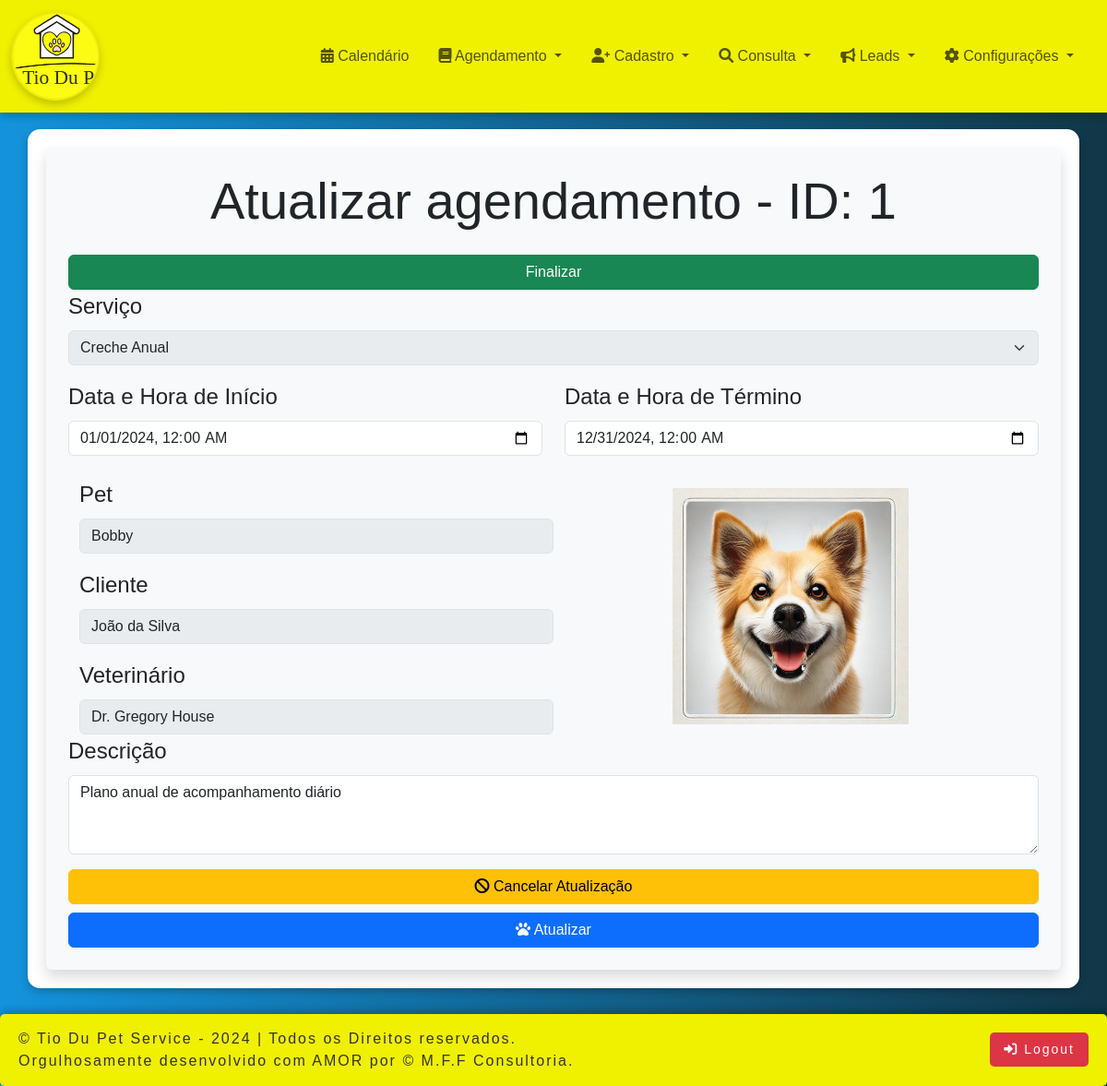
/office/calendar_atualizar_agenda.php?id_evento=1 (signed in), run on the app's committed database.
### tables this page shows
CREATE TABLE `agendamento` (
  `id_evento` int(11) NOT NULL,
  `pet_id` int(11) NOT NULL,
  `cliente_id` int(11) NOT NULL,
  `veterinario_id` int(11) DEFAULT NULL,
  `servico_id` int(11) NOT NULL,
  `titulo` varchar(255) NOT NULL,
  `descricao` text DEFAULT NULL,
  `localizacao` varchar(255) DEFAULT NULL,
  `data_inicio` datetime NOT NULL,
  `data_fim` datetime NOT NULL,
  `dia_completo` tinyint(1) DEFAULT 0,
  `status` varchar(50) DEFAULT 'Agendado',
  `data_criacao` timestamp NOT NULL DEFAULT current_timestamp(),
  `data_atualizacao` timestamp NOT NULL DEFAULT current_timestamp() ON UPDATE current_timestamp()
);

CREATE TABLE `servico` (
  `id` int(10) NOT NULL,
  `servico` varchar(50) NOT NULL,
  `tipo` varchar(50) NOT NULL,
  `preco` decimal(10,2) NOT NULL
);

CREATE TABLE `pet` (
  `id` int(11) NOT NULL,
  `cliente_id` int(11) NOT NULL,
  `veterinario_id` int(11) NOT NULL,
  `foto_pet` varchar(255) DEFAULT NULL,
  `nome` varchar(50) NOT NULL,
  `sexo` varchar(50) NOT NULL,
  `especie` varchar(30) NOT NULL,
  `raca` varchar(50) DEFAULT NULL,
  `cor` varchar(50) DEFAULT NULL,
  `idade` int(11) DEFAULT NULL,
  `porte` varchar(20) DEFAULT NULL,
  `rga` varchar(50) DEFAULT NULL
);

CREATE TABLE `cliente` (
  `id` int(11) NOT NULL,
  `nome` varchar(100) NOT NULL,
  `cpf` varchar(14) NOT NULL,
  `telefone` varchar(15) NOT NULL,
  `email` varchar(100) NOT NULL,
  `endereco` varchar(100) DEFAULT NULL,
  `numero` varchar(10) DEFAULT NULL,
  `complemento` varchar(20) DEFAULT NULL,
  `bairro` varchar(50) NOT NULL,
  `cep` varchar(10) NOT NULL,
  `cidade` varchar(50) NOT NULL,
  `estado` varchar(2) NOT NULL
);

CREATE TABLE `veterinario` (
  `id` int(10) NOT NULL,
  `nome` varchar(100) NOT NULL,
  `telefone` varchar(15) NOT NULL,
  `email` varchar(100) NOT NULL,
  `endereco` varchar(100) DEFAULT NULL,
  `numero` varchar(10) DEFAULT NULL,
  `complemento` varchar(20) DEFAULT NULL,
  `bairro` varchar(50) NOT NULL,
  `cep` varchar(10) NOT NULL,
  `cidade` varchar(50) NOT NULL,
  `estado` varchar(2) NOT NULL
);

### office/calendar_atualizar_agenda.php (the view, shortened to what this page needs)
<?php
include 'office_header.php';
include 'conexaoAction.php';
$id_evento = $_GET['id_evento'] ?? null;
if ($id_evento) {
    $stmt = $conexao->prepare("SELECT * FROM agendamento WHERE id_evento = ?");
    $stmt->bind_param("i", $id_evento);
    $stmt->execute();
    $result = $stmt->get_result();
    $agendamento = $result->fetch_assoc();
} else {
    die("ID de agendamento não fornecido.");
}
$servico_result = $conexao->query("SELECT id, servico FROM servico");
$stmtPet = $conexao->prepare("SELECT nome, foto_pet FROM pet WHERE id = ?");
$stmtPet->bind_param("i", $agendamento['pet_id']);
$stmtPet->execute();
$resultPet = $stmtPet->get_result();
$pet = $resultPet->fetch_assoc();
$stmtCliente = $conexao->prepare("SELECT nome FROM cliente WHERE id = ?");
$stmtCliente->bind_param("i", $agendamento['cliente_id']);
$stmtCliente->execute();
$resultCliente = $stmtCliente->get_result();
$cliente = $resultCliente->fetch_assoc();
$stmtVeterinario = $conexao->prepare("SELECT nome FROM veterinario WHERE id = ?");
$stmtVeterinario->bind_param("i", $agendamento['veterinario_id']);
$stmtVeterinario->execute();
$resultVeterinario = $stmtVeterinario->get_result();
$veterinario = $resultVeterinario->fetch_assoc();
?>
<head>
</head>
<body>
<div class="container-centered container d-flex justify-content-center align-items-center">
    <div class="form-container col-md-8 bg-light p-4 rounded shadow">
        <h1 class="text-center mb-4 display-4">Atualizar agendamento - ID: <?php echo $id_evento; ?></h1>
         <button id="calendarFinalizarButton" class="col-md-12 btn btn-success finalizar-btn" data-id="<?= $id_evento ?>">Finalizar</button>
        <form id="calendarAtualizarForm">
                    <div class="mb-3">
                        <label for="servico" class="form-label">Serviço</label>
                        <select class="form-select" id="servico" name="servico_id" required disabled>
                            <?php while ($servico = $servico_result->fetch_assoc()): ?>
                                <option value="<?= $servico['id'] ?>" <?= $agendamento['servico_id'] == $servico['id'] ? 'selected' : '' ?>>
                                    <?= htmlspecialchars($servico['servico']) ?>
                                </option>
                            <?php endwhile; ?>
                        </select>
                    </div>
                    <div class="row mb-3" id="horarioCampos">
                        <div class="col-md-6">
                            <label for="data_inicio" class="form-label">Data e Hora de Início</label>
                            <input type="datetime-local" class="form-control" id="data_inicio" name="data_inicio"
                                value="<?= htmlspecialchars($agendamento['data_inicio']) ?>">
                        </div>
                        <div class="col-md-6">
                            <label for="data_fim" class="form-label">Data e Hora de Término</label>
                            <input type="datetime-local" class="form-control" id="data_fim" name="data_fim"
                                value="<?= htmlspecialchars($agendamento['data_fim']) ?>">
                        </div>
                    </div>
                <div class="container d-flex justify-content-center align-items-center mt-4">
                    <div class="col-md-6">
                        <label for="pet_id" class="form-label">Pet</label>
                        <input class="form-control" id="pet_id" name="pet_id" value="<?= htmlspecialchars($pet['nome']) ?>" disabled>
                        <div class="mt-3">
                            <label for="cliente_id" class="form-label">Cliente</label>
                            <input class="form-control" type="text" id="cliente_id" name="cliente_id" value="<?= htmlspecialchars($cliente['nome']) ?>" disabled>
                        </div>
                        <div class="mt-3">
                            <label for="veterinario_id" class="form-label">Veterinário</label>
                            <input class="form-control" type="text" id="veterinario_id" name="veterinario_id" value="<?= htmlspecialchars($veterinario['nome']) ?>" disabled>
                        </div>
                    </div>
                    <div class="col-md-6 d-flex justify-content-center align-items-center" style="height: 100%;">
                        <div id="petFotoContainer" class="text-center">
                            <?php if (!empty($pet['foto_pet'])): ?>
                                <img src="uploads/<?= htmlspecialchars($pet['foto_pet']) ?>" alt="Foto do Pet" style="max-width: 50%;">
                            <?php else: ?>
                                <p class="text-muted">Sem foto disponível.</p>
                            <?php endif; ?>
                        </div>
                    </div>
                </div>
            <div class="mb-3">
                <label for="descricao" class="form-label">Descrição</label>
                <textarea class="form-control" id="descricao" name="descricao" rows="3"><?= htmlspecialchars($agendamento['descricao']) ?></textarea>
            </div>
            <div class="text-center">
                <a href="calendar_agendamento_listar.php" class="btn btn-warning w-100 mb-2">
                    <i class="fa fa-ban"></i> Cancelar Atualização
                </a>
                <button type="submit" name="btnAtualizar" class="btn btn-primary w-100">
                    <i class="fa fa-paw"></i> Atualizar
                </button>
            </div>
        </form>
    </div>
    </div>
</body>
<?php
include 'office_footer.php';
?>
</html>

### office/office_style.css (style rules this page uses)
.container-centered { display: flex; justify-content: center; align-items: center; padding: 20px; margin: 20px auto; background-color: #fff; box-shadow: 0 4px 8px rgba(0, 0, 0, 0.2); border-radius: 10pt; font-size:x-large; }
.form-container { width: 100%; background-color: #f8f9fa; padding: 30px; border-radius: 10px; box-shadow: 0px 4px 12px rgba(0, 0, 0, 0.1); }

### office/office_header.php (style rules this page uses)
body { background: linear-gradient(to right, rgb(20, 147, 220), rgb(17, 54, 71)); font-family: sans-serif; font-size: 1rem; }

### data on the page
agendamento: servico_id "Creche Anual", data_inicio "01/01/2024 00:00", data_fim "12/31/2024 00:00", descricao "Plano anual de acompanhamento diário"
pet: pet_id "Bobby", foto_pet (picture)
cliente: cliente_id "João da Silva"
veterinario: veterinario_id "Dr. Gregory House"

### other printed values
$id_evento "1"
